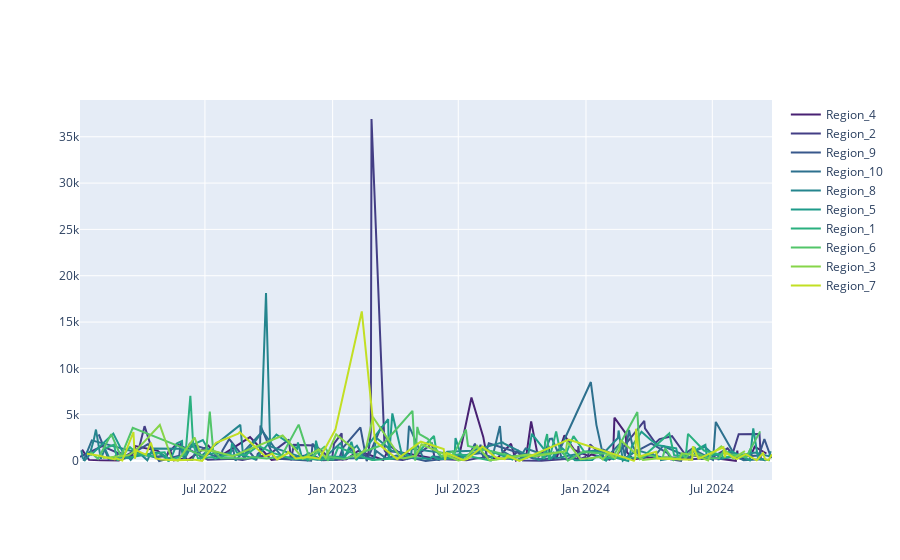

The code cell stored with this chart in its notebook:
### Code cell
# Visualization of sales over time by product and region

import plotly.graph_objects as go

sns.set(rc={'figure.figsize':(14,8)})
#extract color palette, the palette can be changed
list_region = list(set(df_no_missing['Region']))

pal = list(sns.color_palette(palette='viridis', n_colors=len( list_region)).as_hex())

fig = go.Figure()
for d,p in zip(list_region, pal):
    fig.add_trace(go.Scatter(x = df_no_missing[df_no_missing['Region']==d]['Sale Date'],
                             y = df_no_missing[df_no_missing['Region']==d]['Sales'],
                             name = d,
                             line_color = p, 
                             fill=None))   #tozeroy 

fig.show()
